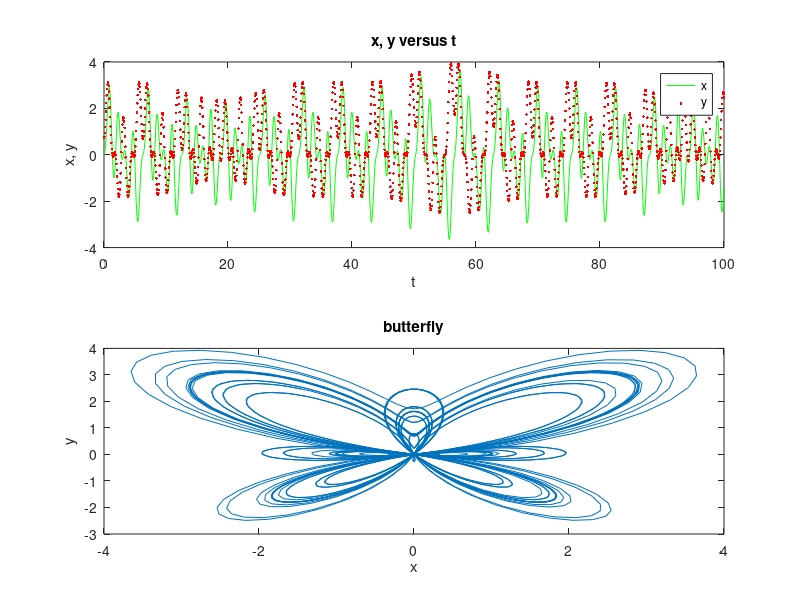

The MATLAB script that drew this image:
%2.22
t = 0:1/16:100;

x = sin(t).*(exp(cos(t))-2*cos(4*t)-sin(t/12).^5);
y = cos(t).*(exp(cos(t))-2*cos(4*t)-sin(t/12).^5);

subplot(2,1,1);
plot(t,x, 'g');
title('x, y versus t');
xlabel('t');
ylabel('x, y');
hold on
plot(t,y, '.r');
legend('x','y');

subplot(2,1,2);
plot(x, y);
title('butterfly');
xlabel('x');
ylabel('y');